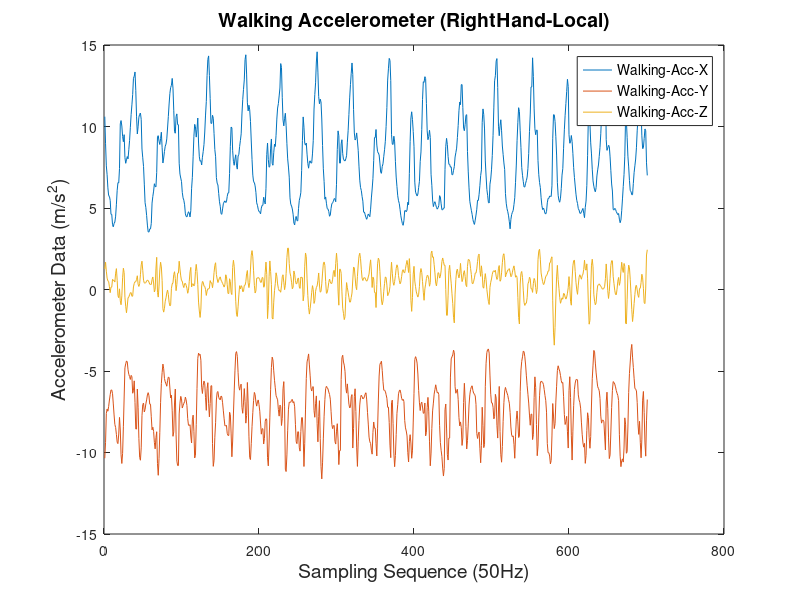
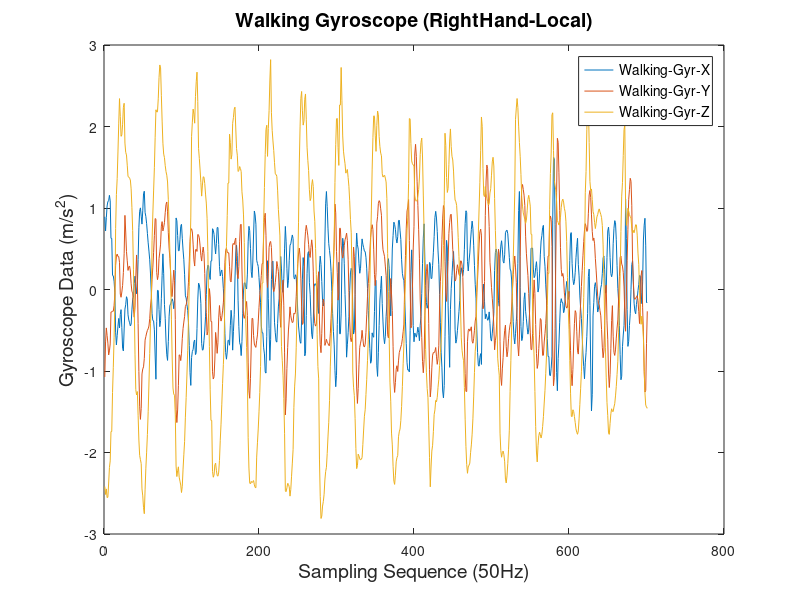
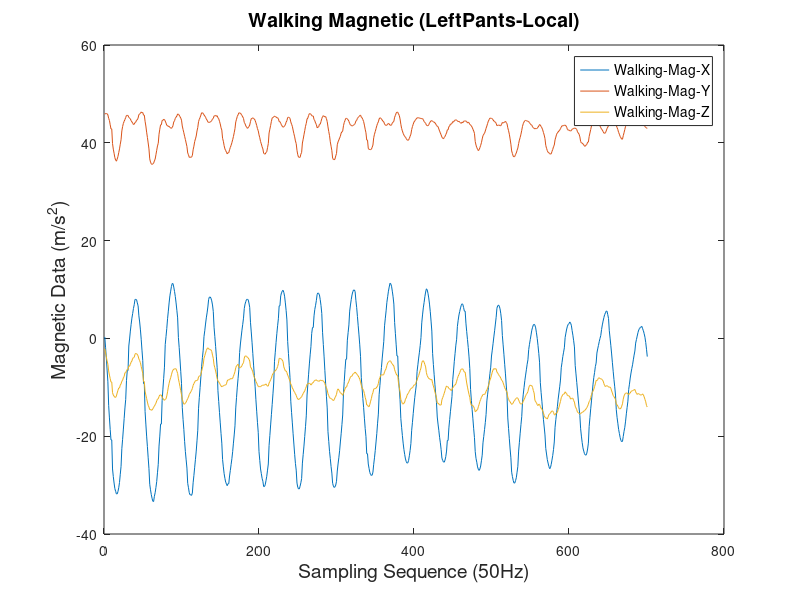

Write the MATLAB code that produced these figures, in order.
SourceData=importdata('RightHand_3.csv');
startIndex = 100;
endIndex = 800;
selectNum=endIndex-startIndex+1;
sycnData = SourceData.data(startIndex:endIndex,:);
acc = sycnData(:,1:3);
gyr = sycnData(:,10:12);
mag = sycnData(:,13:15);

figure(1);
plot(acc);
legend('Walking-Acc-X','Walking-Acc-Y', 'Walking-Acc-Z','FontSize',10);
xlabel('Sampling Sequence (50Hz)','FontSize',14);
ylabel('Accelerometer Data (m/s^2)','FontSize',14);
title('Walking Accelerometer (RightHand-Local)','FontSize',14);

figure(2);
plot(gyr);
legend('Walking-Gyr-X','Walking-Gyr-Y', 'Walking-Gyr-Z','FontSize',10);
xlabel('Sampling Sequence (50Hz)','FontSize',14);
ylabel('Gyroscope Data (m/s^2)','FontSize',14);
title('Walking Gyroscope (RightHand-Local)','FontSize',14);

figure(3);
plot(mag);
legend('Walking-Mag-X','Walking-Mag-Y', 'Walking-Mag-Z','FontSize',10);
xlabel('Sampling Sequence (50Hz)','FontSize',14);
ylabel('Magnetic Data (m/s^2)','FontSize',14);
title('Walking Magnetic (LeftPants-Local)','FontSize',14);
